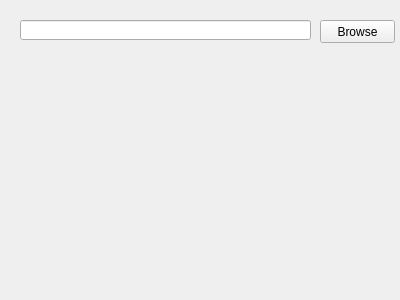
<ui version="4.0" >
 <class>ConverterDirectoryClass</class>
 <widget class="QFrame" name="ConverterDirectoryClass" >
  <property name="geometry" >
   <rect>
    <x>0</x>
    <y>0</y>
    <width>400</width>
    <height>300</height>
   </rect>
  </property>
  <property name="windowTitle" >
   <string>ConverterDirectory</string>
  </property>
  <widget class="QLineEdit" name="file_loc" >
   <property name="geometry" >
    <rect>
     <x>20</x>
     <y>20</y>
     <width>291</width>
     <height>20</height>
    </rect>
   </property>
  </widget>
  <widget class="QPushButton" name="browse_button" >
   <property name="geometry" >
    <rect>
     <x>320</x>
     <y>20</y>
     <width>75</width>
     <height>23</height>
    </rect>
   </property>
   <property name="text" >
    <string>Browse</string>
   </property>
  </widget>
 </widget>
 <layoutdefault spacing="6" margin="11" />
 <resources/>
 <connections/>
</ui>
